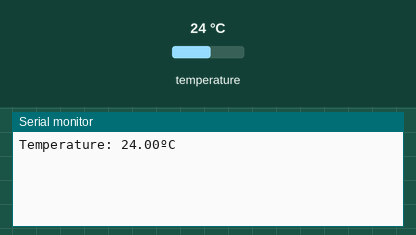
This sketch was run on a simulated ESP32. Shown: the last lines printed to the serial monitor. Inputs (shaded band) come from the test bench; at power-on: temperature 24 °C.

Above: at 1.5 s.
1.6 s: temperature set to 12 °C
At 3.0 s:
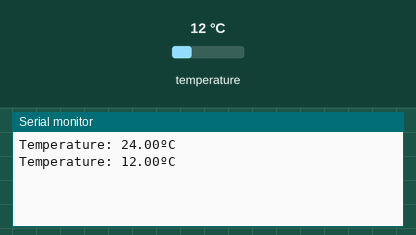
3.1 s: temperature set to 19 °C
At 4.8 s:
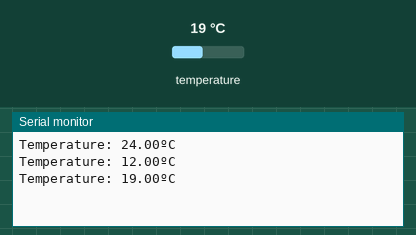
Timing chart, 0 to 6.3 s (numbered marks = the images above; inputs shaded):
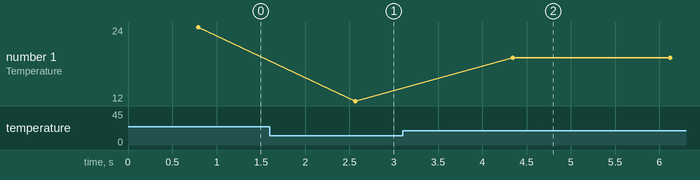

Measured:
- after the input at 1.6 s, the serial monitor: prints a new line after 0.97 s (image 1)
- after the input at 3.1 s, the serial monitor: prints a new line after 1.2 s (image 2)
- plotted number 1: 24 → 12 after the input at 1.6 s, 12 → 19 after the input at 3.1 s

The sketch:

Interfacing_with_esp32_and_ds18b20.ino
```cpp
#include <OneWire.h> // https://github.com/PaulStoffregen/OneWire
#include <DallasTemperature.h> // https://github.com/milesburton/Arduino-Temperature-Control-Library

const int oneWireBus = 14;
OneWire oneWire(oneWireBus);
DallasTemperature sensors(&oneWire);

void setup() {
  Serial.begin(115200);
  sensors.begin();
}

void loop() {
  sensors.requestTemperatures();
  float temperatureC = sensors.getTempCByIndex(0);
  float temperatureF = sensors.getTempFByIndex(0);
  Serial.print("Temperature: ");
  Serial.print(temperatureC);
  Serial.println("ºC");
  delay(1000);
}
```
